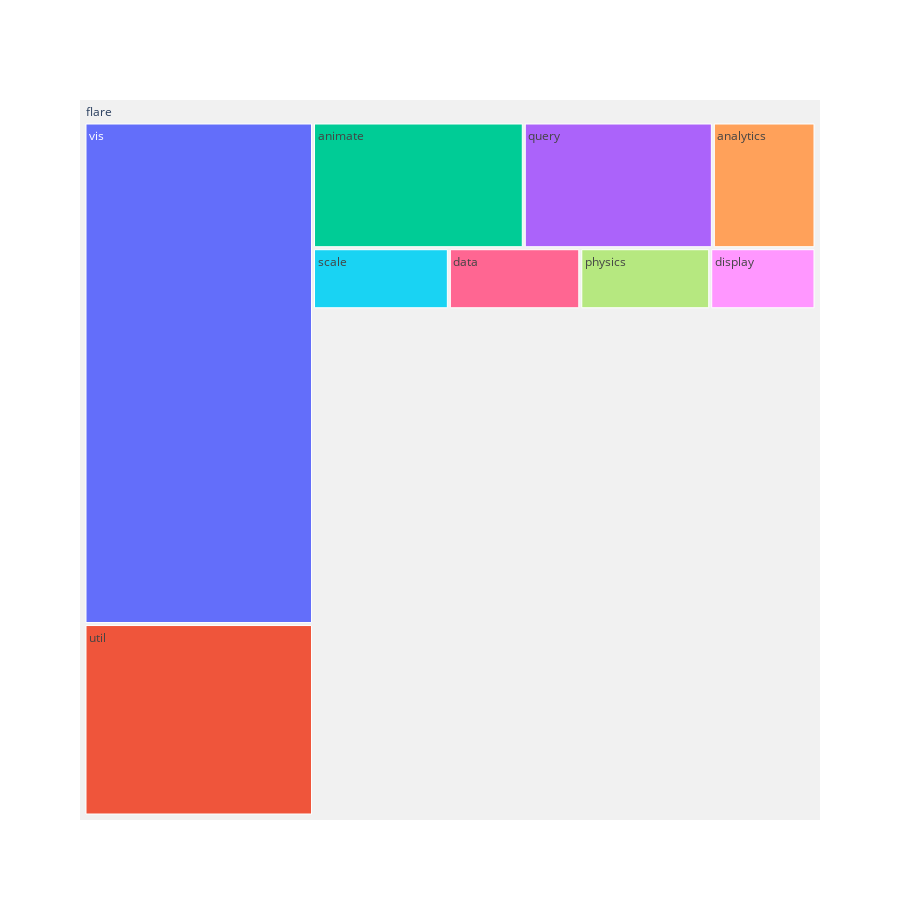
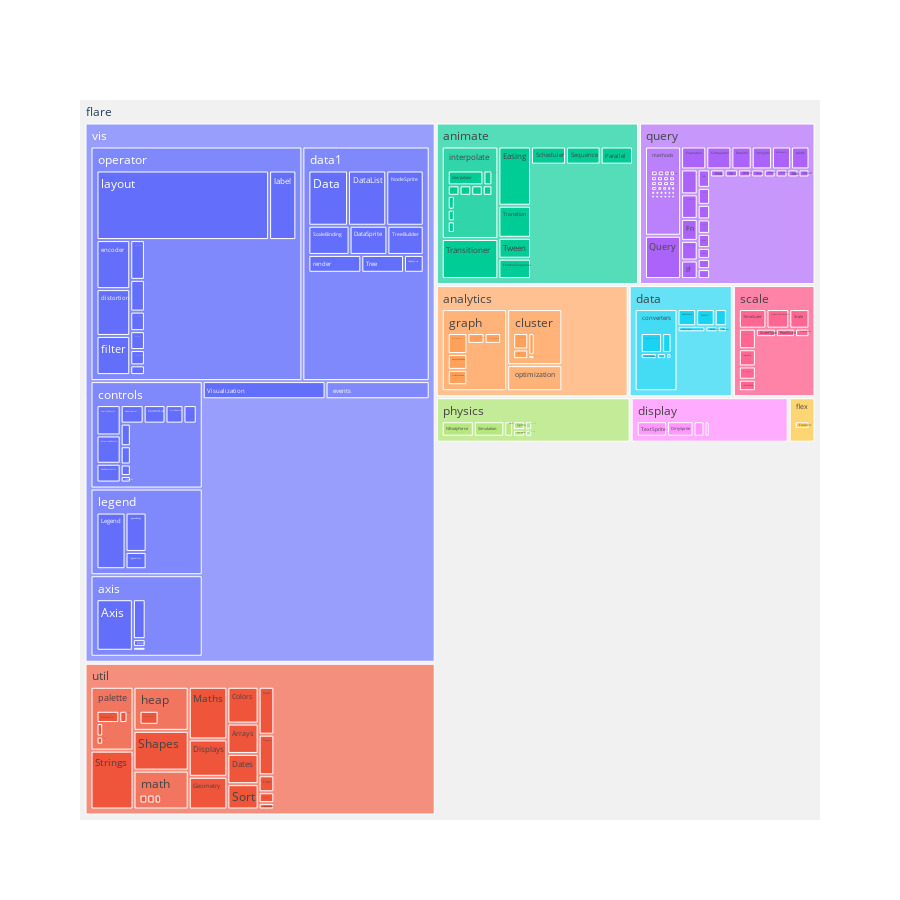

These figures' notebook cell, in order:
### Code cell
#imports dictonary in a tree form
importer = DictImporter()
root = importer.import_(js_data)


size = []
name = []
parent = []
level = []

def format(node):
  for i in node.children:
    #check if node as attribute value
    if hasattr(i, 'value') == False:
      format(i)
    v = i.value
    #check if node parent as attribute value
    if hasattr(i.parent, 'value'):
      i.parent.value += v
    #if node parent doesn't have a value set to same val as child
    elif hasattr(i.parent, 'value')== False:
      i.parent.value = v

    level.append(len(i.ancestors))
    name.append(i.name)
    parent.append(i.parent.name)
    size.append(i.value)
    
format(root)

#append attributes for root
level.append(0)
name.append(root.name)
parent.append("")
size.append(root.value)

#create df
df = pd.DataFrame()
df['parent'] = parent
df['name'] = name
df['value']= size
df['level'] = level

#slider funtion
def update(sliderVal):
  fig = plotly.graph_objs.Figure()
  fig.add_trace(plotly.graph_objs.Treemap(
      labels = df[df['level']<sliderVal]['name'],
      values = df[df['level']<sliderVal]['value'],
      parents = df[df['level']<sliderVal]['parent']  
  ))
  fig.update_traces(root_color="#f1f1f1")
  fig.update_layout(width = 900, height = 900)
  fig.show()

#create slider widget
widgets.interact(update, sliderVal = (0, 5))

### Figure 1 — Plotly figure (JSON) as saved in the notebook; plotly's stock layout.template omitted (floating-point values rounded to 4 significant figures)
{"data": [{"labels": ["analytics", "animate", "data", "display", "flex", "physics", "query", "scale", "util", "vis", "flare"], "parents": ["flare", "flare", "flare", "flare", "flare", "flare", "flare", "flare", "flare", "flare", ""], "root": {"color": "#f1f1f1"}, "type": "treemap", "values": [48716, 100024, 30284, 24254, 4116, 29934, 89721, 31294, 165157, 432629, 956129]}], "layout": {"height": 900, "width": 900}}

### Figure 2 — Plotly figure (JSON) as saved in the notebook; plotly's stock layout.template omitted (floating-point values rounded to 4 significant figures; data arrays with more than 128 entries replaced by an {"elided": "..."} marker saying what was removed)
{"data": [{"labels": {"elided": "219 str values"}, "parents": {"elided": "219 str values"}, "root": {"color": "#f1f1f1"}, "type": "treemap", "values": {"elided": "219 int values"}}], "layout": {"height": 900, "width": 900}}
